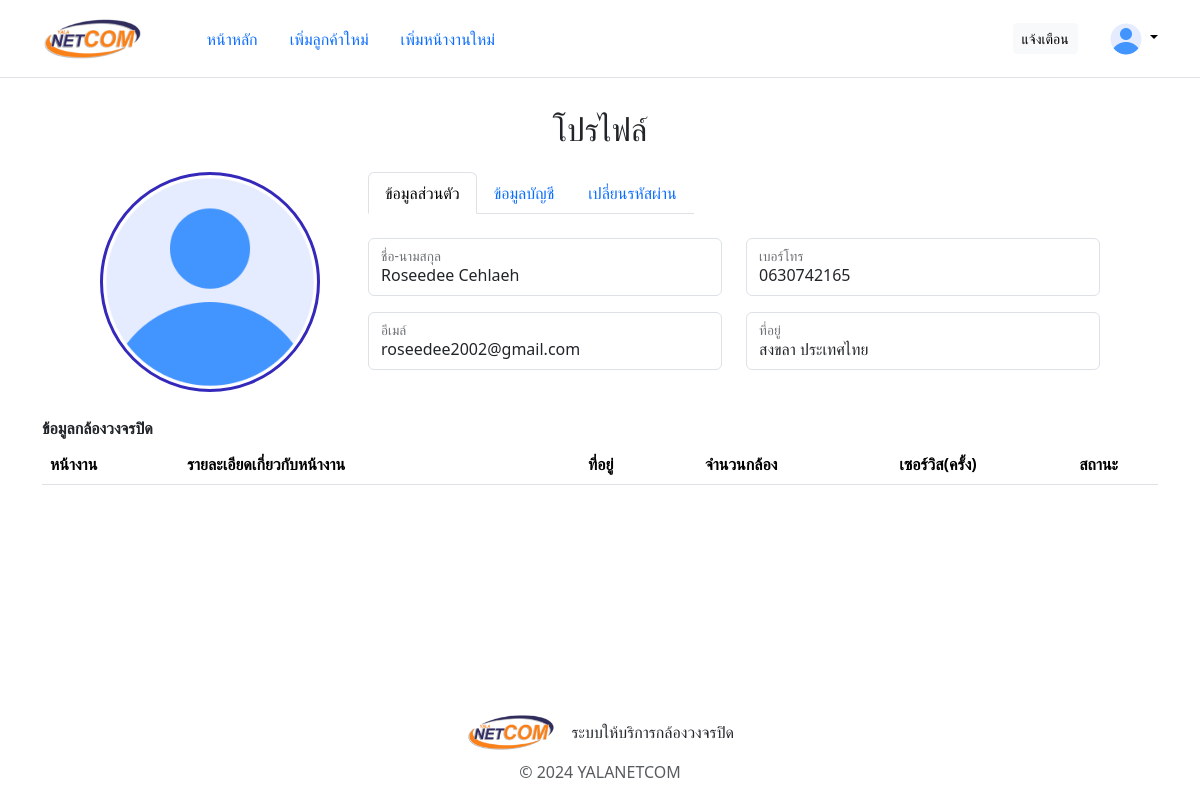
/template/profile?user-id=2 (signed in), run on an earlier commit of the app's database.
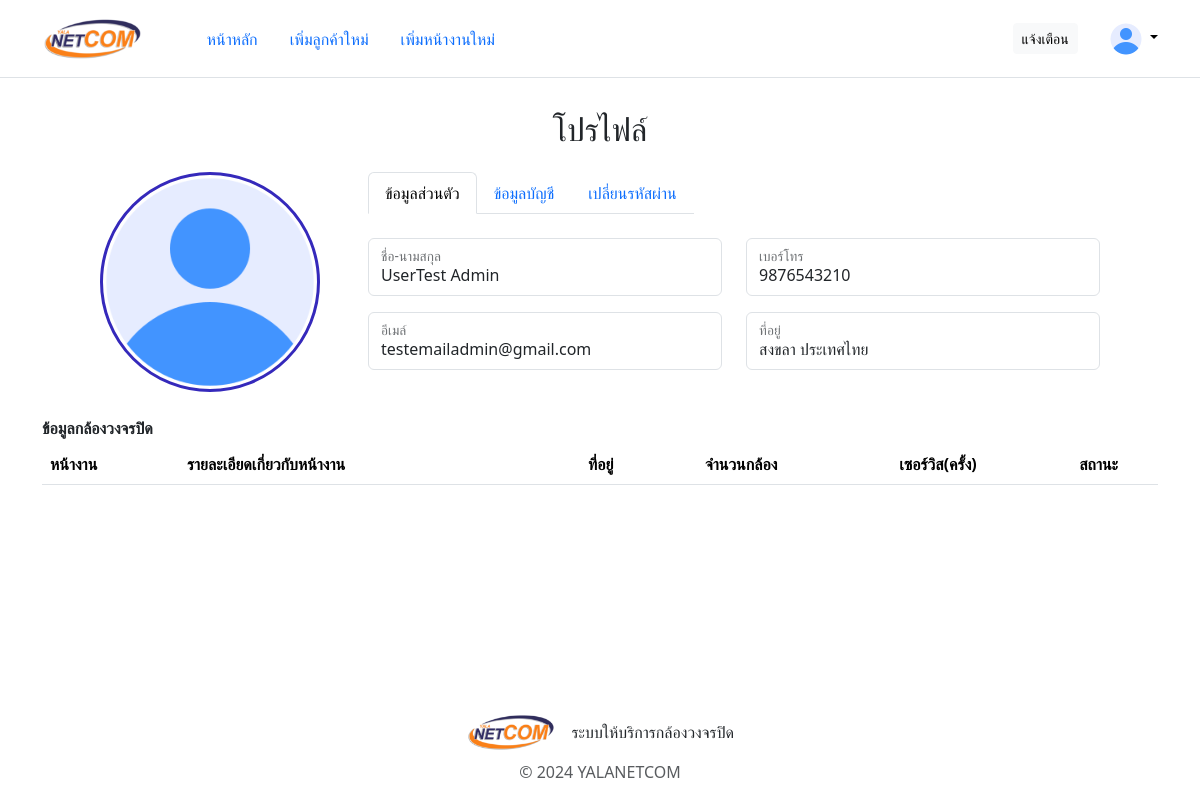
And on a later commit of the database.
### tables this page shows
CREATE TABLE `user` (
  `user_id` int(10) NOT NULL,
  `name_lastname` varchar(30) NOT NULL,
  `phone` varchar(25) NOT NULL,
  `email` varchar(30) NOT NULL,
  `address` varchar(30) NOT NULL,
  `img_type` varchar(5) DEFAULT NULL
);

### template/profile/action/load-user.php (called while the page is built, shortened)
<?php
    require_once('../action/dbconnect.php');
    $user_id = $_GET['user-id'];
    try {
        $stmt = $con->prepare("
            SELECT * from user WHERE user.user_id = " . $user_id . "
        ");
        $stmt->execute();
        $user_info = $stmt->fetchAll(PDO::FETCH_ASSOC);
    } catch(PDOException $e) {
        echo "Connection failed: " . $e->getMessage();
    }
?>

### template/profile/index.php (the view, shortened to what the changed rows need)
<?php
  require_once('action/load-user.php');
?>
<!DOCTYPE html>
<html lang="en">
<head>
  <link href="https://cdn.jsdelivr.net/npm/bootstrap@5.3.3/dist/css/bootstrap.min.css" rel="stylesheet">
  <link href="../../static/css/main.css" rel="stylesheet">
  <link href="../../static/css/view/profile.css" rel="stylesheet">
</head>
<body>
  <div class="container my-container">
    <h2 class="mt-3 text-center">โปรไฟล์</h2>
    <form class="about-user mt-3">
      <div class="user-info ps-5">
        <div class="col mt-4">
          <div class="row">
            <div class="col input-group mb-3">
              <div class="form-floating">
                <input type="text" class="form-control" placeholder="ชื่อ-นามสกุล" value="<?php echo $user_info[0]['name_lastname']; ?>">
                <label>ชื่อ-นามสกุล</label>
              </div>
            </div>
            <div class="col input-group mb-3">
              <div class="form-floating">
                <input type="text" class="form-control" placeholder="เบอร์โทร" value="<?php echo $user_info[0]['phone']; ?>">
                <label>เบอร์โทร</label>
              </div>
            </div>
          </div>
          <div class="row">
            <div class="col input-group mb-3">
              <div class="form-floating">
                <input type="text" class="form-control" placeholder="อีเมล์" value="<?php echo $user_info[0]['email']; ?>">
                <label>อีเมล์</label>
              </div>
            </div>
            <div class="col input-group mb-3">
              <div class="form-floating">
                <input type="text" class="form-control" placeholder="ที่อยู่" value="<?php echo $user_info[0]['address']; ?>">
                <label>ที่อยู่</label>
              </div>
            </div>
          </div>
        </div>
      </div>
    </form>
    <div class="container p-0">
      <table class="table align-middle mb-0 bg-white">
        <thead>
          <tr>
            <th>หน้างาน</th>
            <th>รายละเอียดเกี่ยวกับหน้างาน</th>
            <th class="text-center">ที่อยู่</th>
            <th class="text-center">จำนวนกล้อง</th>
            <th class="text-center">เซอร์วิส(ครั้ง)</th>
            <th class="text-center">สถานะ</th>
          </tr>
        </thead>
      </table>
    </div>
  </div>
</body>
</html>

What changed in the data, as far as the page shows it:
changed user "สงขลา ประเทศไทย": name_lastname "Roseedee Cehlaeh" → "UserTest Admin"; phone "0630742165" → "9876543210"; email "roseedee2002@gmail.com" → "testemailadmin@gmail.com"
